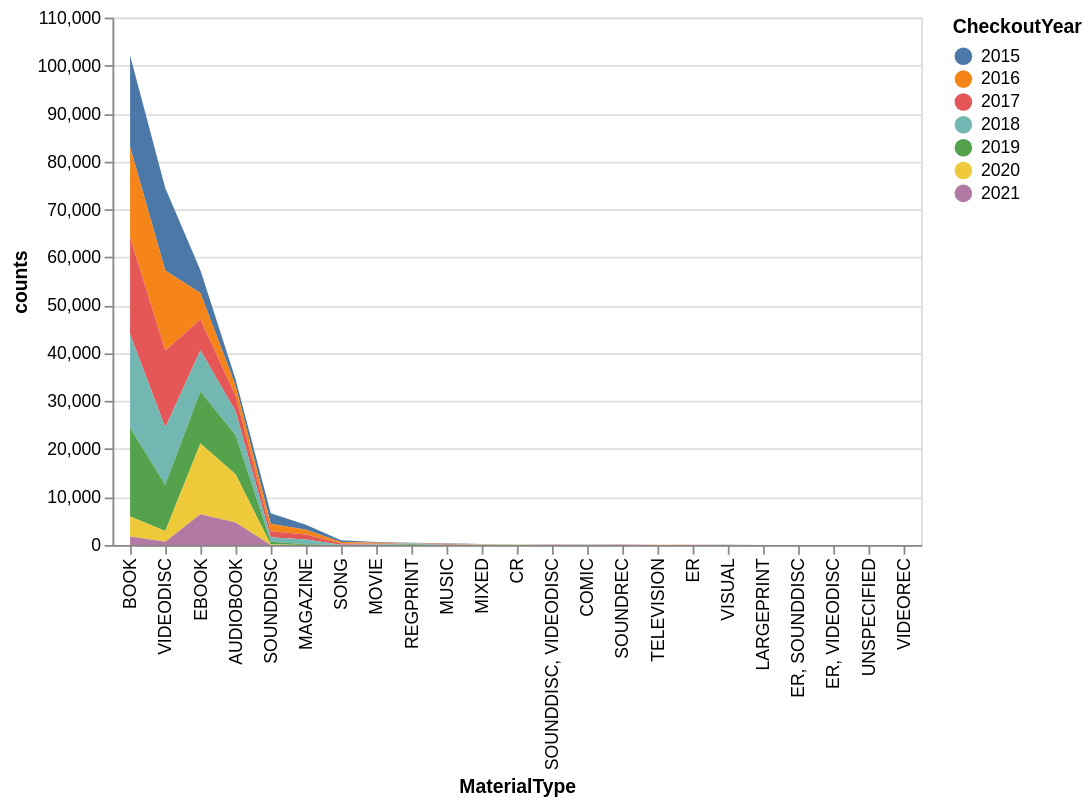

This figure's notebook cell:
### Code cell
#
# Task 2: Use a different type of Altair mark for each visualization
# Note - Anything except vertical bar
#
# Utilize different mark type (area)
chart2 = alt.Chart(seattle_material_grouped).mark_area().encode(
    x = alt.X('MaterialType', sort = '-y'),
    y = 'counts',
    color = 'CheckoutYear:N'
)
chart2

### Figure 1 — Vega-Lite specification as saved in the notebook (floating-point values rounded to 4 significant figures)
{"config": {"view": {"continuousWidth": 300, "continuousHeight": 300}}, "data": {"name": "data-73b297576c9ecbb755844259deeb97e5"}, "mark": {"type": "area"}, "encoding": {"color": {"field": "CheckoutYear", "type": "nominal"}, "x": {"field": "MaterialType", "sort": "-y", "type": "nominal"}, "y": {"field": "counts", "type": "quantitative"}}, "$schema": "https://vega.github.io/schema/vega-lite/v5.20.1.json", "datasets": {"data-73b297576c9ecbb755844259deeb97e5": [{"MaterialType": "AUDIOBOOK", "CheckoutYear": 2015, "counts": 1321}, {"MaterialType": "AUDIOBOOK", "CheckoutYear": 2016, "counts": 2163}, {"MaterialType": "AUDIOBOOK", "CheckoutYear": 2017, "counts": 3164}, {"MaterialType": "AUDIOBOOK", "CheckoutYear": 2018, "counts": 5027}, {"MaterialType": "AUDIOBOOK", "CheckoutYear": 2019, "counts": 8111}, {"MaterialType": "AUDIOBOOK", "CheckoutYear": 2020, "counts": 10050}, {"MaterialType": "AUDIOBOOK", "CheckoutYear": 2021, "counts": 4706}, {"MaterialType": "BOOK", "CheckoutYear": 2015, "counts": 19087}, {"MaterialType": "BOOK", "CheckoutYear": 2016, "counts": 18844}, {"MaterialType": "BOOK", "CheckoutYear": 2017, "counts": 20187}, {"MaterialType": "BOOK", "CheckoutYear": 2018, "counts": 19524}, {"MaterialType": "BOOK", "CheckoutYear": 2019, "counts": 18495}, {"MaterialType": "BOOK", "CheckoutYear": 2020, "counts": 4151}, {"MaterialType": "BOOK", "CheckoutYear": 2021, "counts": 1788}, {"MaterialType": "COMIC", "CheckoutYear": 2016, "counts": 1}, {"MaterialType": "COMIC", "CheckoutYear": 2017, "counts": 43}, {"MaterialType": "COMIC", "CheckoutYear": 2018, "counts": 39}, {"MaterialType": "CR", "CheckoutYear": 2015, "counts": 24}, {"MaterialType": "CR", "CheckoutYear": 2016, "counts": 25}, {"MaterialType": "CR", "CheckoutYear": 2017, "counts": 24}, {"MaterialType": "CR", "CheckoutYear": 2018, "counts": 18}, {"MaterialType": "CR", "CheckoutYear": 2019, "counts": 17}, {"MaterialType": "CR", "CheckoutYear": 2020, "counts": 4}, {"MaterialType": "EBOOK", "CheckoutYear": 2015, "counts": 4732}, {"MaterialType": "EBOOK", "CheckoutYear": 2016, "counts": 5540}, {"MaterialType": "EBOOK", "CheckoutYear": 2017, "counts": 6394}, {"MaterialType": "EBOOK", "CheckoutYear": 2018, "counts": 8607}, {"MaterialType": "EBOOK", "CheckoutYear": 2019, "counts": 10837}, {"MaterialType": "EBOOK", "CheckoutYear": 2020, "counts": 14769}, {"MaterialType": "EBOOK", "CheckoutYear": 2021, "counts": 6420}, {"MaterialType": "ER", "CheckoutYear": 2015, "counts": 8}, {"MaterialType": "ER", "CheckoutYear": 2016, "counts": 1}, {"MaterialType": "ER", "CheckoutYear": 2017, "counts": 10}, {"MaterialType": "ER", "CheckoutYear": 2018, "counts": 11}, {"MaterialType": "ER", "CheckoutYear": 2020, "counts": 2}, {"MaterialType": "ER", "CheckoutYear": 2021, "counts": 2}, {"MaterialType": "ER, SOUNDDISC", "CheckoutYear": 2015, "counts": 1}, {"MaterialType": "ER, SOUNDDISC", "CheckoutYear": 2016, "counts": 2}, {"MaterialType": "ER, SOUNDDISC", "CheckoutYear": 2017, "counts": 6}, {"MaterialType": "ER, SOUNDDISC", "CheckoutYear": 2018, "counts": 1}, {"MaterialType": "ER, VIDEODISC", "CheckoutYear": 2019, "counts": 8}, {"MaterialType": "ER, VIDEODISC", "CheckoutYear": 2020, "counts": 1}, {"MaterialType": "LARGEPRINT", "CheckoutYear": 2015, "counts": 6}, {"MaterialType": "LARGEPRINT", "CheckoutYear": 2017, "counts": 1}, {"MaterialType": "LARGEPRINT", "CheckoutYear": 2018, "counts": 9}, {"MaterialType": "LARGEPRINT", "CheckoutYear": 2019, "counts": 2}, {"MaterialType": "LARGEPRINT", "CheckoutYear": 2021, "counts": 1}, {"MaterialType": "MAGAZINE", "CheckoutYear": 2015, "counts": 1001}, {"MaterialType": "MAGAZINE", "CheckoutYear": 2016, "counts": 1033}, {"MaterialType": "MAGAZINE", "CheckoutYear": 2017, "counts": 1014}, {"MaterialType": "MAGAZINE", "CheckoutYear": 2018, "counts": 977}, {"MaterialType": "MAGAZINE", "CheckoutYear": 2019, "counts": 172}, {"MaterialType": "MIXED", "CheckoutYear": 2015, "counts": 24}, {"MaterialType": "MIXED", "CheckoutYear": 2016, "counts": 33}, {"MaterialType": "MIXED", "CheckoutYear": 2017, "counts": 32}, {"MaterialType": "MIXED", "CheckoutYear": 2018, "counts": 36}, {"MaterialType": "MIXED", "CheckoutYear": 2019, "counts": 46}, {"MaterialType": "MIXED", "CheckoutYear": 2020, "counts": 19}, {"MaterialType": "MIXED", "CheckoutYear": 2021, "counts": 5}, {"MaterialType": "MOVIE", "CheckoutYear": 2015, "counts": 143}, {"MaterialType": "MOVIE", "CheckoutYear": 2016, "counts": 172}, {"MaterialType": "MOVIE", "CheckoutYear": 2017, "counts": 198}, {"MaterialType": "MOVIE", "CheckoutYear": 2018, "counts": 83}, {"MaterialType": "MUSIC", "CheckoutYear": 2015, "counts": 105}, {"MaterialType": "MUSIC", "CheckoutYear": 2016, "counts": 97}, {"MaterialType": "MUSIC", "CheckoutYear": 2017, "counts": 125}, {"MaterialType": "MUSIC", "CheckoutYear": 2018, "counts": 54}, {"MaterialType": "MUSIC", "CheckoutYear": 2019, "counts": 1}, {"MaterialType": "REGPRINT", "CheckoutYear": 2015, "counts": 26}, {"MaterialType": "REGPRINT", "CheckoutYear": 2016, "counts": 46}, {"MaterialType": "REGPRINT", "CheckoutYear": 2017, "counts": 32}, {"MaterialType": "REGPRINT", "CheckoutYear": 2018, "counts": 114}, {"MaterialType": "REGPRINT", "CheckoutYear": 2019, "counts": 164}, {"MaterialType": "REGPRINT", "CheckoutYear": 2020, "counts": 36}, {"MaterialType": "REGPRINT", "CheckoutYear": 2021, "counts": 29}, {"MaterialType": "SONG", "CheckoutYear": 2015, "counts": 339}, {"MaterialType": "SONG", "CheckoutYear": 2016, "counts": 345}, {"MaterialType": "SONG", "CheckoutYear": 2017, "counts": 248}, {"MaterialType": "SONG", "CheckoutYear": 2018, "counts": 43}, {"MaterialType": "SOUNDDISC", "CheckoutYear": 2015, "counts": 2159}, {"MaterialType": "SOUNDDISC", "CheckoutYear": 2016, "counts": 1570}, {"MaterialType": "SOUNDDISC", "CheckoutYear": 2017, "counts": 1275}, {"MaterialType": "SOUNDDISC", "CheckoutYear": 2018, "counts": 899}, {"MaterialType": "SOUNDDISC", "CheckoutYear": 2019, "counts": 580}, {"MaterialType": "SOUNDDISC", "CheckoutYear": 2020, "counts": 98}, {"MaterialType": "SOUNDDISC", "CheckoutYear": 2021, "counts": 12}, {"MaterialType": "SOUNDDISC, VIDEODISC", "CheckoutYear": 2015, "counts": 38}, {"MaterialType": "SOUNDDISC, VIDEODISC", "CheckoutYear": 2016, "counts": 21}, {"MaterialType": "SOUNDDISC, VIDEODISC", "CheckoutYear": 2017, "counts": 24}, {"MaterialType": "SOUNDDISC, VIDEODISC", "CheckoutYear": 2018, "counts": 6}, {"MaterialType": "SOUNDREC", "CheckoutYear": 2015, "counts": 34}, {"MaterialType": "SOUNDREC", "CheckoutYear": 2016, "counts": 26}, {"MaterialType": "SOUNDREC", "CheckoutYear": 2017, "counts": 13}, {"MaterialType": "SOUNDREC", "CheckoutYear": 2018, "counts": 6}, {"MaterialType": "SOUNDREC", "CheckoutYear": 2019, "counts": 3}, {"MaterialType": "TELEVISION", "CheckoutYear": 2015, "counts": 7}, {"MaterialType": "TELEVISION", "CheckoutYear": 2016, "counts": 17}, {"MaterialType": "TELEVISION", "CheckoutYear": 2017, "counts": 5}, {"MaterialType": "TELEVISION", "CheckoutYear": 2018, "counts": 10}, {"MaterialType": "UNSPECIFIED", "CheckoutYear": 2021, "counts": 2}, {"MaterialType": "VIDEODISC", "CheckoutYear": 2015, "counts": 17230}, {"MaterialType": "VIDEODISC", "CheckoutYear": 2016, "counts": 16755}, {"MaterialType": "VIDEODISC", "CheckoutYear": 2017, "counts": 16006}, {"MaterialType": "VIDEODISC", "CheckoutYear": 2018, "counts": 11975}, {"MaterialType": "VIDEODISC", "CheckoutYear": 2019, "counts": 9596}, {"MaterialType": "VIDEODISC", "CheckoutYear": 2020, "counts": 2253}, {"MaterialType": "VIDEODISC", "CheckoutYear": 2021, "counts": 658}, {"MaterialType": "VIDEOREC", "CheckoutYear": 2017, "counts": 2}, {"MaterialType": "VISUAL", "CheckoutYear": 2015, "counts": 13}, {"MaterialType": "VISUAL", "CheckoutYear": 2016, "counts": 14}, {"MaterialType": "VISUAL", "CheckoutYear": 2017, "counts": 4}]}}
